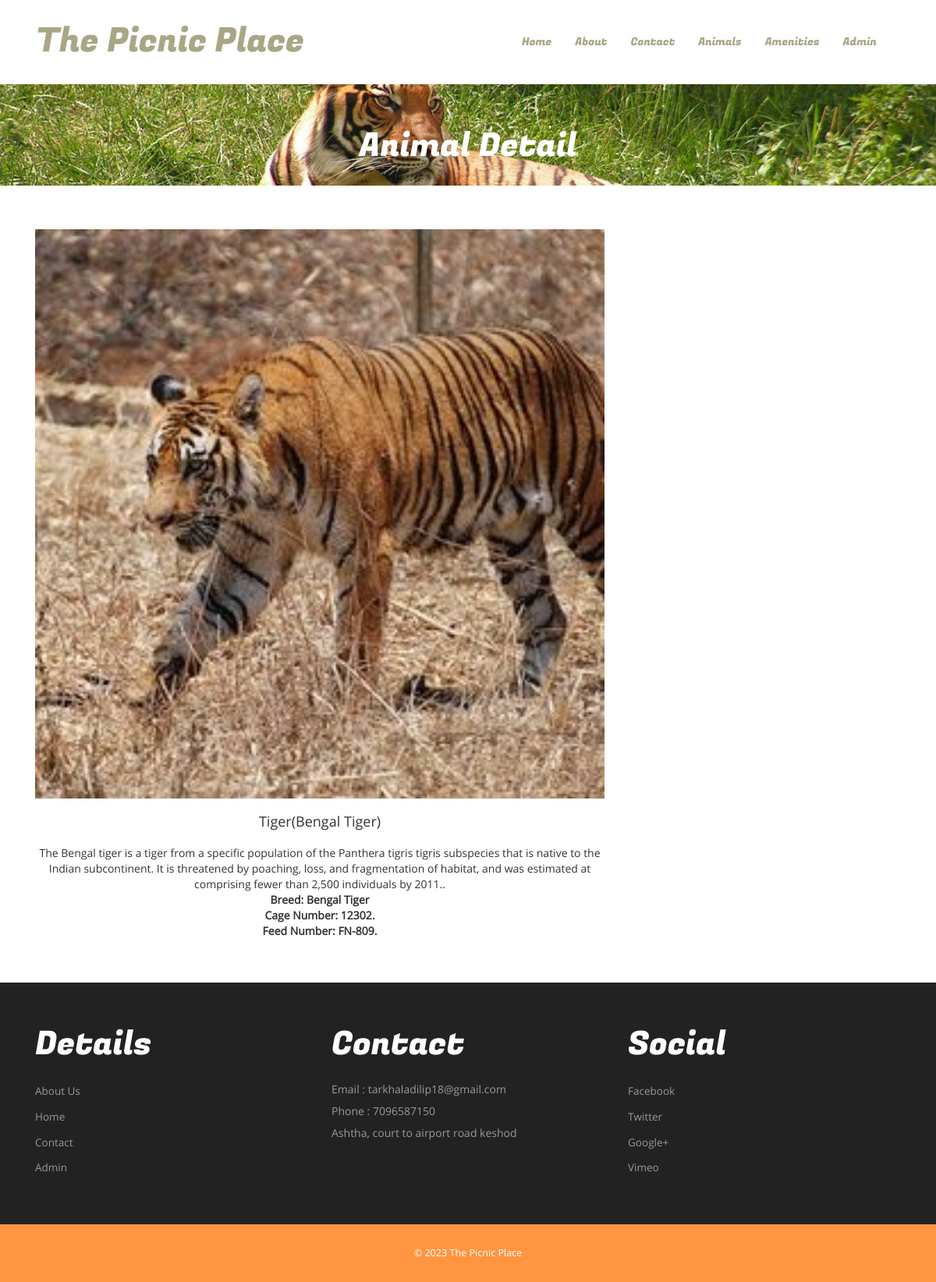
The app's page /animal-detail.php?anid=3 with its own data.
### tables this page shows
CREATE TABLE `tblanimal` (
  `ID` int(10) NOT NULL,
  `AnimalName` varchar(200) DEFAULT NULL,
  `CageNumber` int(10) DEFAULT NULL,
  `FeedNumber` varchar(200) DEFAULT NULL,
  `Breed` varchar(200) DEFAULT NULL,
  `AnimalImage` varchar(200) DEFAULT NULL,
  `Description` mediumtext DEFAULT NULL,
  `CreationDate` timestamp NOT NULL DEFAULT current_timestamp() ON UPDATE current_timestamp()
);

CREATE TABLE `tblpage` (
  `ID` int(10) NOT NULL,
  `PageType` varchar(200) DEFAULT NULL,
  `PageTitle` varchar(200) DEFAULT NULL,
  `PageDescription` mediumtext DEFAULT NULL,
  `Email` varchar(200) DEFAULT NULL,
  `MobileNumber` bigint(10) DEFAULT NULL,
  `UpdationDate` timestamp NULL DEFAULT NULL ON UPDATE current_timestamp()
);

### animal-detail.php (the view, shortened to what this page needs)
<?php
include('includes/dbconnection.php');
?>
<!DOCTYPE HTML>
<html>
<head>
<link href="css/bootstrap.css" rel="stylesheet" type="text/css" media="all">
<link href="css/style.css" rel="stylesheet" type="text/css" media="all" />
<link rel="stylesheet" type="text/css" href="css/jquery.lightbox.css">
</head>
<body>
<?php include_once('includes/header.php');?>
		<div class="banner-header">
			<div class="container">
				<h2>Animal Detail</h2>
			</div>
			</div>
	<div class="content">
			<div class="gallery-section">
					<div class="container">
					<div class="welcome-grid">
				<div class="col-md-8">
					<div>
						<?php
						$anid=$_GET['anid'];
 $query=mysqli_query($con,"select * from tblanimal where ID='$anid'");
 while ($row=mysqli_fetch_array($query)) {
 ?>
						<img src="admin/images/<?php echo $row['AnimalImage'];?>" alt=" " class="img-responsive" width="300" height="300"/>
<h4 style="padding-top: 20px"><?php echo $row['AnimalName'];?>(<?php echo $row['Breed'];?>)</h4>
<p style="padding-top: 20px"><?php echo $row['Description'];?>.</p>
<strong style="padding-top: 20px">Breed: <?php echo $row['Breed'];?></strong><br>
<strong style="padding-top: 20px">Cage Number: <?php echo $row['CageNumber'];?>.</strong><br>
<strong style="padding-top: 20px">Feed Number: <?php echo $row['FeedNumber'];?>.</strong>
					<?php }?>
					</div>
				</div>
			</div>
		</div>
	</div>
		<?php include_once('includes/special.php');?>
			</div>
		<?php include_once('includes/footer.php');?>
</body>
</html>

### includes/special.php
<div class="specials-section">
					<div class="container">
						<div class="specials-grids">
							<div class="col-md-4 specials1">
								<h3> details</h3>
								<ul>
									<li><a href="about.php">About Us</a></li>
									<li><a href="index.php">Home</a></li>
									<li><a href="contact.php">Contact</a></li>
									<li><a href="admin/index.php">Admin</a></li>
								</ul>
							</div>
							<div class="col-md-4 specials1">
								<h3>contact</h3>
								<?php
 $query=mysqli_query($con,"select * from  tblpage where PageType='contactus'");
 while ($row=mysqli_fetch_array($query)) {
 ?>
								<address>
									<p>Email : <?php  echo $row['Email'];?></p>
								 <p>Phone : <?php  echo $row['MobileNumber'];?></p>
								 <p><?php  echo $row['PageDescription'];?></p>
								</address><?php } ?>
							</div>
							<div class="col-md-4 specials1">
								<h3>social</h3>
								<ul>
									<li><a href="#">facebook</a></li>
									<li><a href="#">twitter</a></li>
									<li><a href="#">google+</a></li>
									<li><a href="#">vimeo</a></li>
								</ul>
							</div>
							<div class="clearfix"></div>
						</div>
					</div>
				</div>

### css/style.css (style rules this page uses)
body a { transition:0.5s all; -webkit-transition:0.5s all; -moz-transition:0.5s all; -o-transition:0.5s all; -ms-transition:0.5s all; }
h1,h2,h3,h4,h5,h6 { padding:0 0; margin:0 0; }
p { padding:0 0; margin:0 0; }
ul { padding:0 0; margin:0 0; }
body { padding:0 0; margin:0 0; font-family: 'OpenSans-Regular' }
.welcome-grid img { width: 100%; }
.specials-section { padding: 4em 0; background: #222; }
.specials-section h3 { font-size: 3em; text-transform: capitalize; font-family: 'FugazOne-Regular'; color: #fff; margin-bottom: 0.5em; }
.specials1 p { font-size: 1em; line-height: 2em; color: #999; }
.specials1 ul li { list-style-type: none; padding: 0.3em 0; }
.specials1 ul li a { font-size: 0.965em; text-decoration: none; line-height: 1.8em; color: #999; list-style: none; text-transform: capitalize; }
.banner-header { background: url("../images/banner1.jpg")no-repeat 0px 0px; background-size: cover; min-height: 140px; text-align:center; padding: 4em 0 0; }
.banner-header h2 { font-size: 3em; text-transform: capitalize; font-family: 'FugazOne-Regular'; color: #fff; }
.gallery-section { padding:4em 0; text-align: center; }
@media (max-width:1440px) { .banner-header { min-height: 130px; } }

### records on screen
tblanimal: AnimalImage (picture), AnimalName "Tiger", Breed "Bengal Tiger", Description "The Bengal tiger is a tiger from a specific population of the Panthera tigris tigris subspecies that is native to the Indian subcontinent. It is threatened by poaching, loss, and fragmentation of habitat, and was estimated at comprising fewer than 2,500 individuals by 2011.", CageNumber "12302", FeedNumber "FN-809"
tblpage: Email "tarkhaladilip18@gmail.com", MobileNumber "7096587150", PageDescription "Ashtha, court to airport road keshod"
